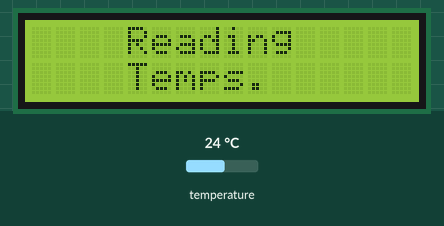
Bench run of a sketch on a simulated Arduino Uno, built with avr-gcc and run on an emulated ATmega328P. On the bench: 16×2 character LCD. The test bench sets the inputs (shaded band); at power-on: temperature 24 °C.

Above: at 1.2 s.
1.3 s: temperature set to 12 °C
At 7.1 s:
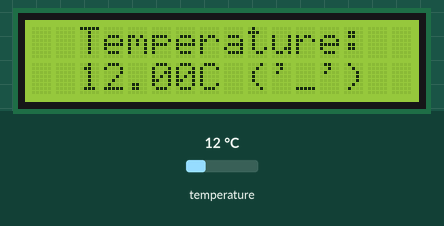
At 12.8 s:
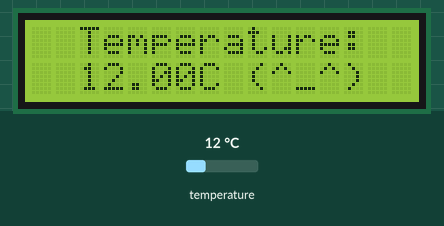
Timing chart, 0 to 14.3 s (numbered marks = the images above; inputs shaded):
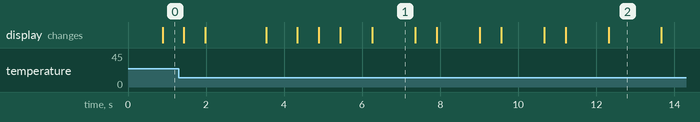

Measured:
- what the display in image 1 shows lasts 1.1 s, from 6.3 s to 7.4 s

The sketch:

sketch_Temp_Sensor_mar09a.ino
```cpp
//Simple program to keep track of temperature
//requires Dallas Temperature temp sensor and library
//Connect the data pin to the one wire bus.
//uses the LCD screen to display the temperature
//you are free to use this in your project
//Created by Geordan Krahn

//get the needed libraries
#include<LiquidCrystal.h>
#include<OneWire.h>
#include<DallasTemperature.h>

//one wire bus on pin 7
#define One_Wire_Bus 7

//declare data
int rs = 2; //reset pin
int enable = 3; //enable pin
int d4 = 10, d5 = 11, d6 = 12, d7 = 13; //data pins (4 lane mode)

// initialize devices
LiquidCrystal lcd(rs, enable, d4, d5, d6, d7);
OneWire oneWire(One_Wire_Bus);
DallasTemperature sensors(&oneWire);

//in milliseconds
//1000ms per 1s
int wait = 550;
int longWait = 800;

void setup() {
  // put your setup code here, to run once:
  lcd.begin(16, 2);
  sensors.begin();
  lcd.setCursor(2,0);
  lcd.print("Temperature");
  lcd.setCursor(5,1);
  lcd.print("Sensor");
}

//cute animated blinking face
void blinky(){
  lcd.setCursor(9, 1);
  lcd.print("('_')");
  delay(wait);
  lcd.setCursor(9, 1);
  lcd.print("('_')");
  delay(wait);
  lcd.setCursor(9, 1);
  lcd.print("(^_^)");
  delay(wait);
}

//uses animated face
void waitTime(){
  blinky();
  blinky();
  blinky();
  blinky();
  delay(longWait);
}

//indicates work
void dotdotdot(){
  delay(longWait);
  lcd.print('.');
  delay(wait);
  lcd.print('.');
  delay(wait);
  lcd.print('.');
  delay(longWait);
}

//the main logic...
//Print Temp in Celcius
void requestTemp(){
  // call sensors.requestTemperatures() to issue a global temperature
  // request to all devices on the bus
  //communicate
  lcd.clear();
  lcd.setCursor(4, 0);
  lcd.print("Reading");
  lcd.setCursor(4, 1);
  lcd.print("Temps");
  dotdotdot();//tell users we are working...(2700)
  sensors.requestTemperatures(); // Send the command to get temperatures
  lcd.clear();
  lcd.setCursor(3, 0);
  lcd.print("Acquiring");
  lcd.setCursor(4,1);
  lcd.print("Temps");
  dotdotdot();//tell users we are working...(2700)5400
  lcd.clear();
  lcd.setCursor(2, 0);
  lcd.print("Temperature:");
  lcd.setCursor(2, 1);
  lcd.print(sensors.getTempCByIndex(0));//use sensors.getTempFByIndex for F
  lcd.print('C');
  waitTime();//(7400)
  waitTime();//(7400)
}

void loop() {
  // put your main code here, to run repeatedly:
  requestTemp();

}
```
